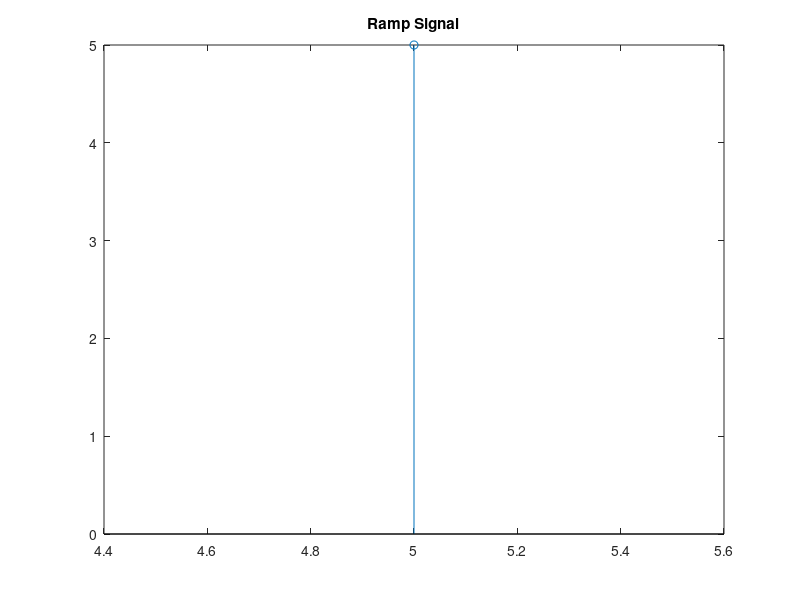

The MATLAB source for this figure:
clc;
clear all;
close all;

p1= input('enter the range=');
p2= input('enter the range=');

n=p1:p2;
x = (n).*[(n)>=0];

stem(n, x);
title('Ramp Signal');
